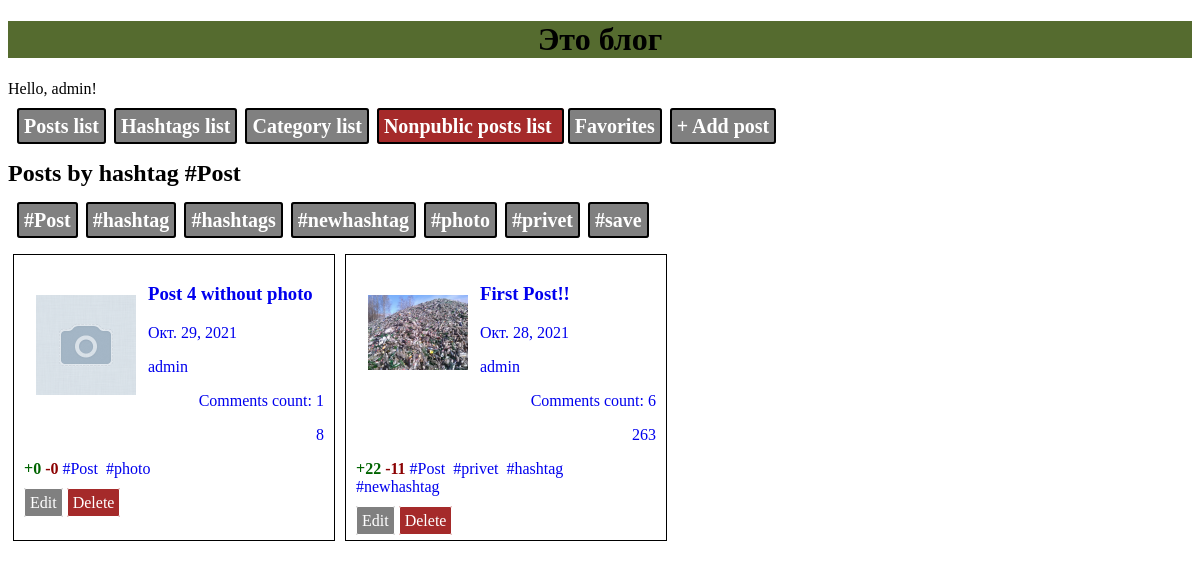
The page /post/hashtag/#Post (signed in) on the database its author committed.
### blog/models.py (models this page shows, shortened)
class Hashtag(models.Model):
    tag = models.CharField(max_length=64, unique=True)

class Post(models.Model):
    title = models.CharField(max_length=128)
    image = models.ImageField(upload_to='images/', null=True, blank=True)
    text = models.TextField()
    created_date = models.DateTimeField(auto_now_add=True)
    author = models.ForeignKey(User, on_delete=models.CASCADE)
    count_view = models.PositiveIntegerField(default=0)
    like = models.PositiveIntegerField(default=0)
    dislike = models.PositiveIntegerField(default=0)
    public = models.BooleanField(default=False)
    hashtags = models.ManyToManyField(Hashtag, related_name='posts')
    category = models.ForeignKey(Category, on_delete=models.CASCADE, null=True, blank=True, related_name='posts')
    favorites = models.ManyToManyField(User, related_name='favorites_posts')

### blog/views.py (the view)
# urls.py: path('hashtag/<str:ht_tag>', views.post_list_tag, name='post_list_tag'),
def post_list_tag(request, ht_tag):
    posts = Post.objects.filter(hashtags__tag=ht_tag, public=True)
    hashtags = (Hashtag.objects
                .values('tag')
                .annotate(tag_count=Count('posts'))
                .filter(tag_count__gt=0)
                .order_by('-tag_count')
                )
    hashtag = Hashtag.objects.get(tag=ht_tag)
    return render(request, 'blog/post_list_tag.html', {'posts': posts, 'hashtags': hashtags, 'hashtag': hashtag})

### blog/templates/blog/post_list_tag.html
{% extends 'blog/base.html' %}
{% block content %}
    <div>
        <h2>Posts by hashtag {{hashtag.tag}}</h2>
    </div>
    <div class="menublock">
        {% for hashtag in hashtags %}
            <a class="btn" href="{% url 'post_list_tag' hashtag.tag %}">{{hashtag.tag}}</a>
        {% endfor %}
    </div>
    {% for post in posts %}
<div class="postlst">
        <div style="border: 1px solid; margin: 5px; padding: 10px; width: 300px">
            <a href="{% url 'post_detail' post_pk=post.pk %}">
                {%if post.image %}
                    <img src="{{ post.image.url }}" style="margin: 12px; border: 0px; float: left;  max-width: 100px; max-height: 100px;">
                {% else %}
                    <img src="/media/images/default/nophoto.png" style="margin: 12px; border: 0px; float: left;  max-width: 100px; max-height: 100px;">
                {% endif %}
                <div><h3>{{post.title}}</h3></div>
                <div><p>{{post.created_date.date}}</p></div>
                <div><p>{{post.author}}</p></div>
                <div style="text-align: right"><p>Comments count: {{post.comments.count}}</p></div>
                <div style="text-align: right"><p>{{post.count_view}}</p></div>
            </a>
            <div>
                <p>
                    <b  style="color: darkgreen;">+{{post.like}}</b>
                    <b  style="color: darkred;">-{{post.dislike}}</b>
                    {% for hashtag in post.hashtags.all %}
                    <a href="{% url 'post_list_tag' hashtag.tag %}">{{hashtag.tag}}&nbsp;</a>
                    {% endfor %}
                </p>
            </div>
            <a href="{% url 'edit_post' post_pk=post.pk %}" style="border: 1px solid; background-color: gray;border-radius: 2px; padding: 5px; color: white">Edit</a>
            <a href="{% url 'del_post' post_pk=post.pk %}" style="border: 1px solid; background-color: brown;border-radius: 2px; padding: 5px; color: white">Delete</a>
        </div>
    {% endfor %}
</div>
{% endblock %}

### blog/templates/blog/base.html (shortened to what this page needs)
{% load static %}
<!DOCTYPE html>
<html lang="en">
<head>
    <link rel="stylesheet" href="{% static 'css/style.css' %}">
</head>
<body>
<h1 style="text-align: center; background-color: darkolivegreen">Это блог</h1>
<div>Hello, {{user.username}}!</div>
    <div class="menublock">
        <a class="btn" href="{% url 'posts_list' %}">Posts list</a>
        <a class="btn" href="{% url 'hashtag_list' %}">Hashtags list</a>
        <a class="btn" href="{% url 'category_list' %}">Category list</a>
        <a class="btn del" href="{% url 'posts_list_dr' %}">Nonpublic posts list </a>
        <a class="btn" href="{% url 'favorites_list' %}">Favorites</a>
        <a class="btn" href="{% url 'add_post' %}">+ Add post</a>
    </div>
{% block content %}
{% endblock %}
</body>
</html>

### blog/static/css/style.css (style rules this page uses)
a { text-decoration: none; }
.btn { border: 2px solid black; border-radius: 3px; padding: 5px; background-color: gray; color: white; font-style: inherit; font-size: 20px; font-weight: bold; margin: 2px; }
.del { background-color: brown; }
.menublock { margin: 15px 5px; padding: 2px; }
.postlst { display: flex; flex-wrap: wrap; }

### rows shown on the page
Hashtag: tag "#Post"
Post: title "Post 4 without photo", created_date "Окт. 29, 2021", author "admin", comments.count "1", count_view "8", like "0", dislike "0"
Hashtag: tag "#photo"
Post: image (picture), title "First Post!!", created_date "Окт. 28, 2021", author "admin", comments.count "6", count_view "263", like "22", dislike "11"
Hashtag: tag "#privet"
Hashtag: tag "#hashtag"
Hashtag: tag "#newhashtag"

### other values the page prints
{{ user.username }} "admin"
{{ hashtag.tag }} "#Post" "#hashtag" "#hashtags" "#newhashtag" "#photo" "#privet" "#save"
